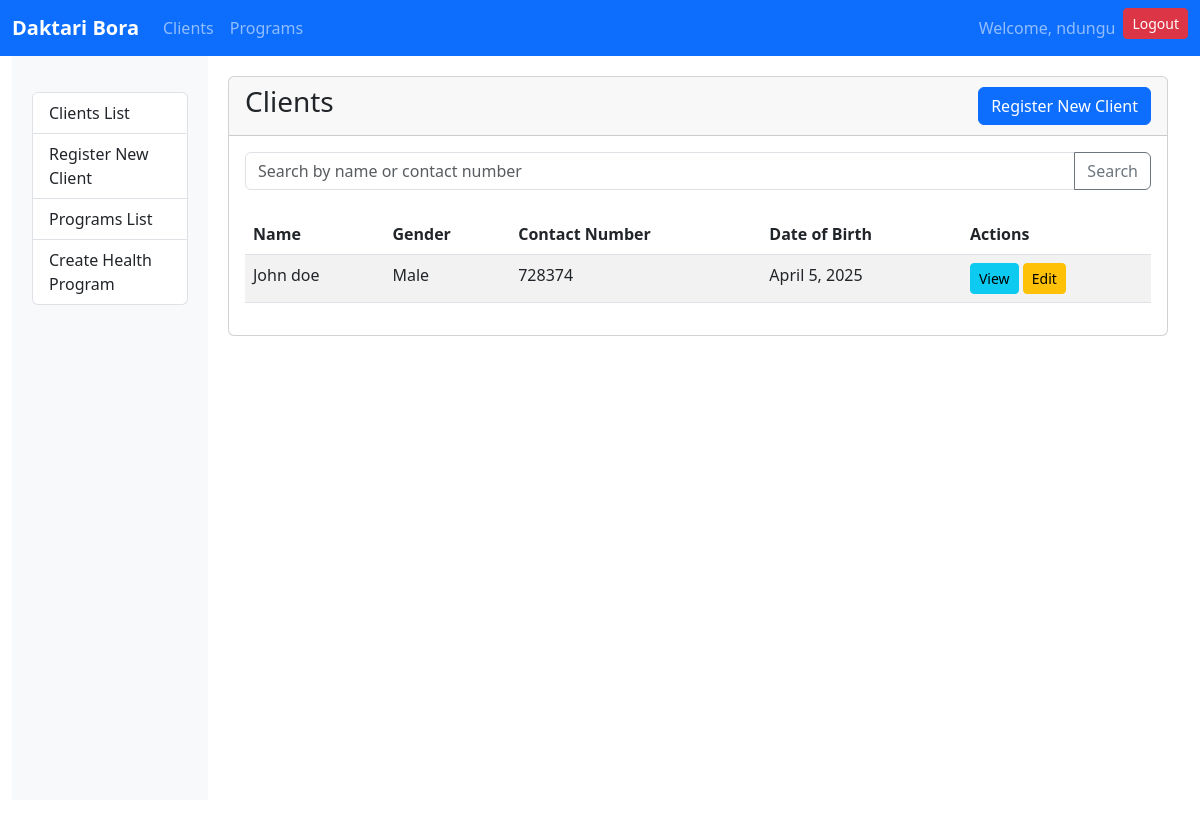
The app's page /clients/ (signed in), older data.
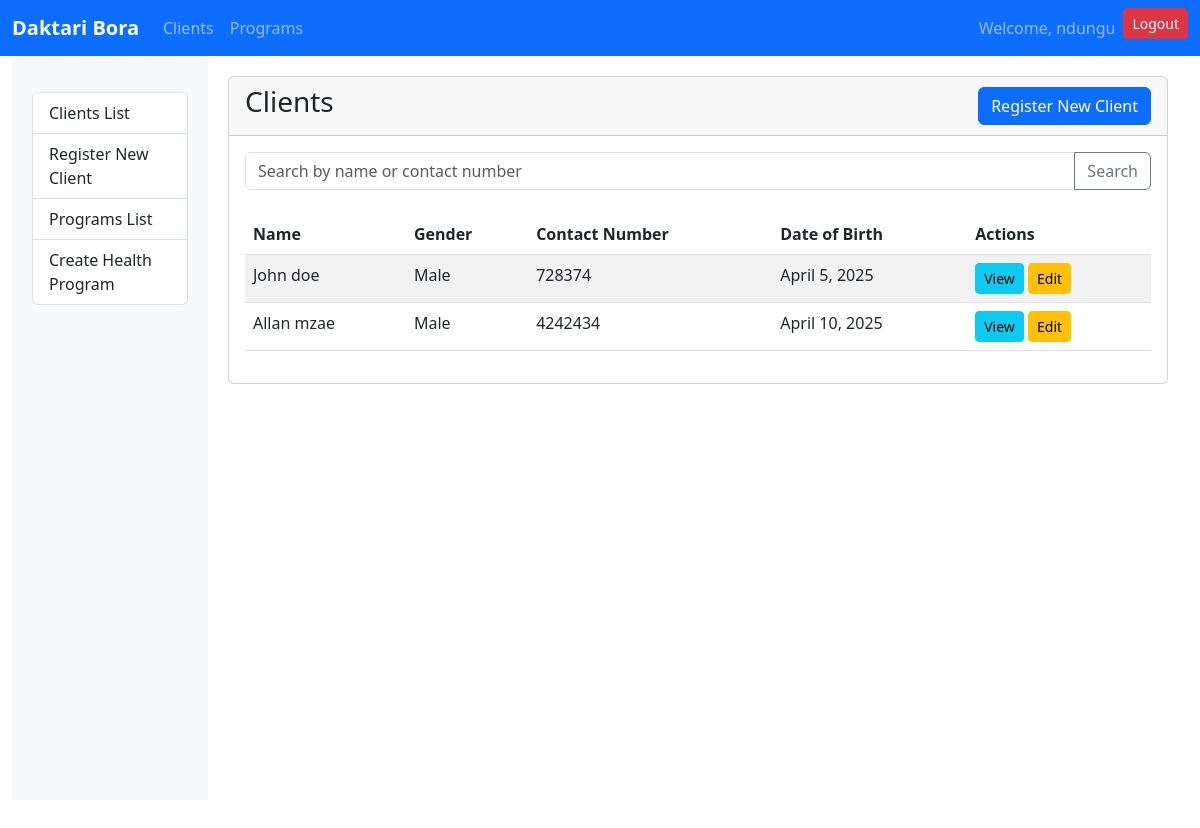
The same page, newer data.
### clients/models.py (models this page shows, shortened)
class Client(models.Model):
    GENDER_CHOICES = [
        ('male', 'Male'),
        ('female', 'Female'),
        ('other', 'Other'),
    ]
    first_name = models.CharField(max_length=100)
    last_name = models.CharField(max_length=100)
    date_of_birth = models.DateField()
    gender = models.CharField(max_length=10, choices=GENDER_CHOICES)
    contact_number = models.CharField(max_length=15, blank=True, null=True)
    street_address = models.CharField(max_length=255, blank=True, null=True)
    city = models.CharField(max_length=100, blank=True, null=True)
    state = models.CharField(max_length=100, blank=True, null=True)
    zip_code = models.CharField(max_length=20, blank=True, null=True)
    created_by = models.ForeignKey(User, on_delete=models.SET_NULL, null=True)
    created_at = models.DateTimeField(auto_now_add=True)
    updated_at = models.DateTimeField(auto_now=True)

### clients/views.py (the view)
# urls.py: path('', views.client_list, name='client_list'),
@login_required
def client_list(request):
    query = request.GET.get('q', '')
    clients = Client.objects.filter(created_by=request.user)
    if query:
        clients = clients.filter(
            Q(first_name__icontains=query) |
            Q(last_name__icontains=query) |
            Q(contact_number__icontains=query)
        )
    return render(request, 'clients/client_list.html', {
        'clients': clients,
        'query': query
    })

### templates/clients/client_list.html (shortened to what this page needs)
{% extends 'base.html' %}
{% block content %}
<div class="card">
    <div class="card-header d-flex justify-content-between align-items-center">
        <h3>Clients</h3>
        <div>
            <a href="{% url 'client_create' %}" class="btn btn-primary">Register New Client</a>
        </div>
    </div>
    <div class="card-body">
        <form method="get" class="mb-4">
            <div class="input-group">
                <input type="text" name="q" class="form-control" placeholder="Search by name or contact number" value="{{ query }}">
                <button class="btn btn-outline-secondary" type="submit">Search</button>
            </div>
        </form>
        {% if clients %}
        <div class="table-responsive">
            <table class="table table-striped table-hover">
                <thead>
                    <tr>
                        <th>Name</th>
                        <th>Gender</th>
                        <th>Contact Number</th>
                        <th>Date of Birth</th>
                        <th>Actions</th>
                    </tr>
                </thead>
                <tbody>
                    {% for client in clients %}
                    <tr>
                        <td>{{ client.first_name }} {{ client.last_name }}</td>
                        <td>{{ client.get_gender_display }}</td>
                        <td>{{ client.contact_number|default:"Not provided" }}</td>
                        <td>{{ client.date_of_birth }}</td>
                        <td>
                            <a href="{% url 'client_detail' client.id %}" class="btn btn-sm btn-info">View</a>
                            <a href="{% url 'client_update' client.id %}" class="btn btn-sm btn-warning">Edit</a>
                        </td>
                    </tr>
                    {% endfor %}
                </tbody>
            </table>
        </div>
        {% else %}
        <div class="alert alert-info">
            No clients found. {% if query %}Try a different search term.{% endif %}
        </div>
        {% endif %}
    </div>
</div>
{% endblock %}

Row changes from the older to the newer data that the page shows:
added Client: first_name "Allan", last_name "mzae", gender "Male", contact_number "4242434", date_of_birth "April 10, 2025"
